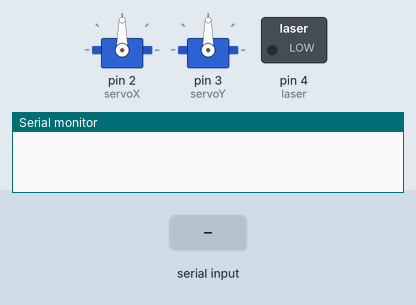
A sketch run on a simulated Arduino Uno, built with avr-gcc and run on an emulated ATmega328P. Shown: 2 × servo, switched loads named in the sketch (green lamp = pin HIGH), the last lines printed to the serial monitor. Inputs (shaded band) come from the test bench.

Above: at 1.2 s.
1.3 s: "r90\n" received over Serial
At 3.2 s:
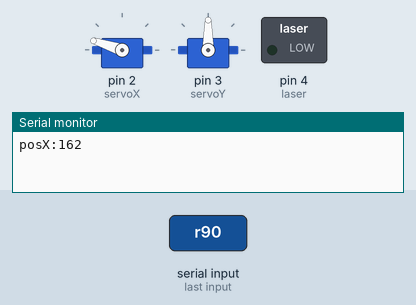
3.8 s: "g90\n" received over Serial
At 5.7 s:
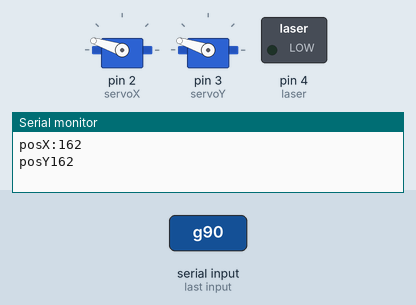
6.3 s: "r,45\n" received over Serial
At 8.2 s:
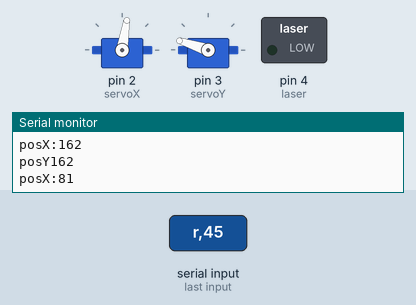
8.8 s: "g,45\n" received over Serial
At 9.6 s:
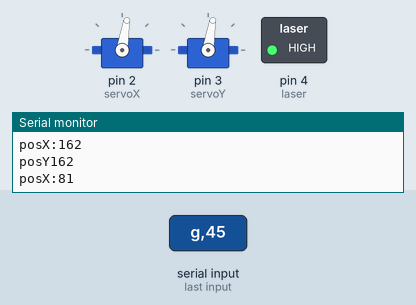
11.3 s: "r" received over Serial
At 13.8 s:
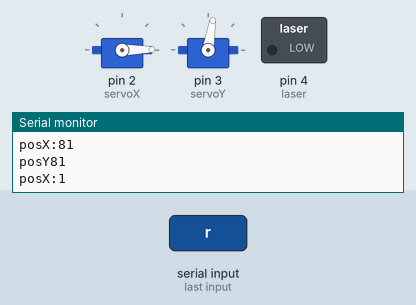
14.3 s: "g" received over Serial
At 16.8 s:
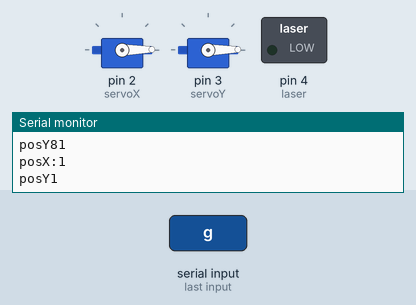
Timing chart, 0 to 18.3 s (numbered marks = the images above; inputs shaded):
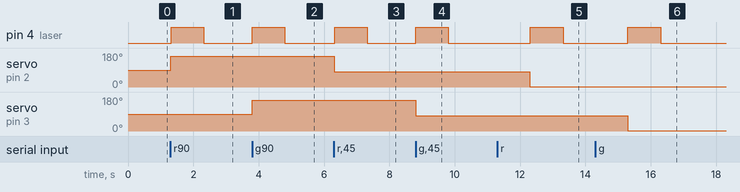

The sketch:

BinFinderNode.ino
```cpp
#include <Servo.h>

Servo servoX;
Servo servoY;
int posX;
int posY;

int laser = 4;


void setup() {
  Serial.begin(9600);
  // put your setup code here, to run once:
  pinMode(laser, OUTPUT);
  digitalWrite(laser, LOW);
  servoX.attach(2);
  servoY.attach(3);

}

void loop() {

  int sendData = 0;
  Servo currentServo;

  // if there's any serial data in the buffer, read a byte:
  if (Serial.available() > 0) {
    int inByte = Serial.read();

    // respond to the values 'r', 'g', 'b'.
    // you don't care about any other value:
    switch (inByte) {
      case'r':     // red
        sendData = 1;
        currentServo = servoX;
        break;

      case 'g':    // green
        sendData = 2;
        currentServo = servoY;

        break;

        //  digitalWrite(laser, HIGH);
    }


    if (sendData == 1 ) {
      int Position1 = Serial.parseInt();
      // map the result to a level from 0 to 255
      Position1 = map(Position1, 0, 100, 1, 180);
      posX = Position1;
      servoX.write(posX);
      delay(15);
      digitalWrite(laser, HIGH);
      delay(1000);
      digitalWrite(laser, LOW);
      Serial.print("posX:");
      Serial.println(posX);
      delay(10);
    }


    if (sendData == 2 ) {
      int Position2 = Serial.parseInt();
      // map the result to a level from 0 to 255
      Position2 = map(Position2, 0, 100, 1, 180);
      posY = Position2;
      servoY.write(posY);
      digitalWrite(laser, HIGH);
      delay(1000);
      digitalWrite(laser, LOW);
      Serial.print("posY");
      Serial.println(posY);

      delay(10);

    }

  }
}
```

Measured:
- after the input at 1.3 s, pin 4 (laser): LOW → HIGH at once, → LOW 1.0 s later; servo on pin 2 (servoX): 90° → 162° at once
- after the input at 3.8 s, pin 4 (laser): LOW → HIGH at once, → LOW 1.0 s later; servo on pin 3 (servoY): 90° → 162° at once
- after the input at 6.3 s, pin 4 (laser): LOW → HIGH at once, → LOW 1.0 s later; servo on pin 2 (servoX): 162° → 81° at once
- after the input at 8.8 s, pin 4 (laser): LOW → HIGH at once, → LOW 1.0 s later; servo on pin 3 (servoY): 162° → 81° at once
- after the input at 11.3 s, pin 4 (laser): LOW → HIGH after 1.0 s, → LOW 1.0 s later; servo on pin 2 (servoX): 81° → 1° after 1.0 s
- after the input at 14.3 s, pin 4 (laser): LOW → HIGH after 1.0 s, → LOW 1.0 s later; servo on pin 3 (servoY): 81° → 1° after 1.0 s
